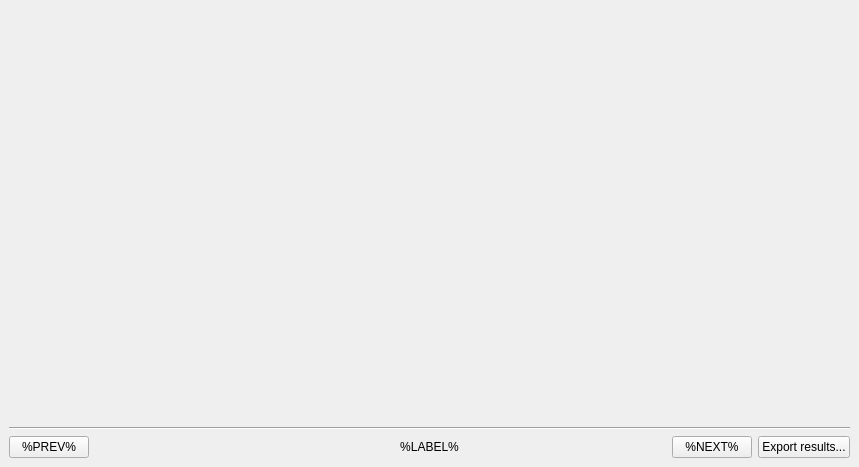
<?xml version="1.0" encoding="UTF-8"?>
<ui version="4.0">
 <class>ALCInterface</class>
 <widget class="QMainWindow" name="ALCInterface">
  <property name="geometry">
   <rect>
    <x>0</x>
    <y>0</y>
    <width>859</width>
    <height>467</height>
   </rect>
  </property>
  <property name="windowTitle">
   <string>ALC Analysis</string>
  </property>
  <widget class="QWidget" name="centralwidget">
  <layout class="QVBoxLayout" name="verticalLayout">
   <item>
    <widget class="QStackedWidget" name="stepView">
     <property name="currentIndex">
      <number>1</number>
     </property>
     <widget class="QWidget" name="dataLoadingView"/>
     <widget class="QWidget" name="baselineModellingView"/>
     <widget class="QWidget" name="peakFittingView"/>
    </widget>
   </item>
   <item>
    <widget class="Line" name="line">
     <property name="orientation">
      <enum>Qt::Horizontal</enum>
     </property>
    </widget>
   </item>
   <item>
    <layout class="QGridLayout" name="gridLayout_2" columnstretch="1,1,1,0">
     <item row="0" column="2">
      <layout class="QHBoxLayout" name="horizontalLayout_3">
       <item>
        <spacer name="horizontalSpacer_2">
         <property name="orientation">
          <enum>Qt::Horizontal</enum>
         </property>
         <property name="sizeHint" stdset="0">
          <size>
           <width>40</width>
           <height>20</height>
          </size>
         </property>
        </spacer>
       </item>
       <item>
        <widget class="QPushButton" name="nextStep">
         <property name="text">
          <string>%NEXT%</string>
         </property>
        </widget>
       </item>
       <item>
        <widget class="QPushButton" name="exportResults">
         <property name="text">
          <string>Export results...</string>
         </property>
        </widget>
       </item>
      </layout>
     </item>
     <item row="0" column="1">
      <widget class="QLabel" name="label">
       <property name="sizePolicy">
        <sizepolicy hsizetype="Expanding" vsizetype="Preferred">
         <horstretch>0</horstretch>
         <verstretch>0</verstretch>
        </sizepolicy>
       </property>
       <property name="text">
        <string>%LABEL%</string>
       </property>
       <property name="alignment">
        <set>Qt::AlignCenter</set>
       </property>
      </widget>
     </item>
     <item row="0" column="0">
      <layout class="QHBoxLayout" name="horizontalLayout_2">
       <item>
        <widget class="QPushButton" name="previousStep">
         <property name="text">
          <string>%PREV%</string>
         </property>
        </widget>
       </item>
       <item>
        <spacer name="horizontalSpacer">
         <property name="orientation">
          <enum>Qt::Horizontal</enum>
         </property>
         <property name="sizeHint" stdset="0">
          <size>
           <width>40</width>
           <height>20</height>
          </size>
         </property>
        </spacer>
       </item>
      </layout>
     </item>
    </layout>
   </item>
  </layout>
  </widget>
 </widget>
 <resources/>
 <connections/>
</ui>
